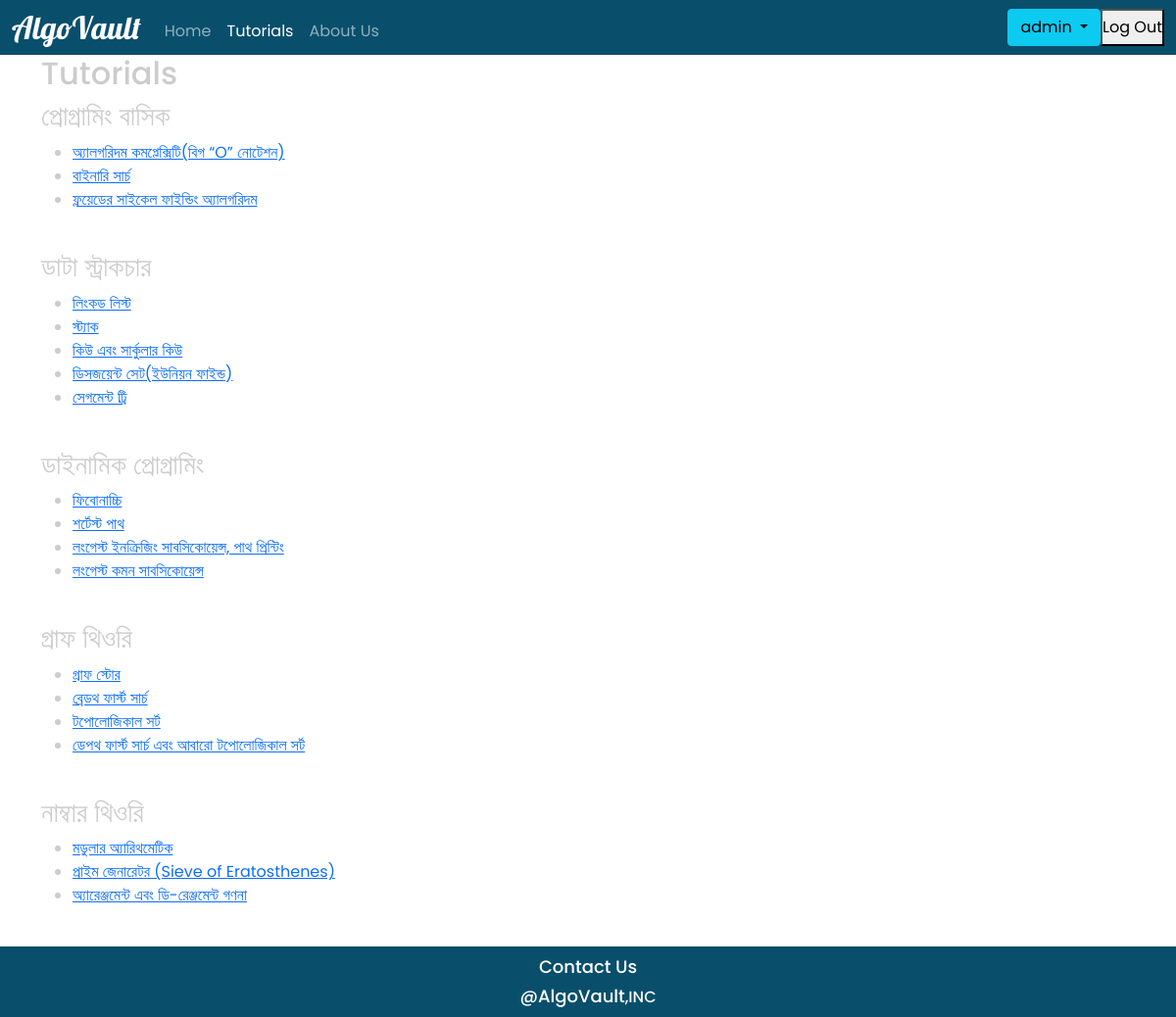
The app's page /tutorials (signed in) with its own data.
### main_app/models.py (models this page shows, shortened)
class Tutorial(models.Model):
    tag_choices = (
        ('প্রোগ্রামিং বাসিক', 'রোগ্রামিং বাসিক'),
        ('নাম্বার থিওরি', 'নাম্বার থিওরি'),
        ('ডাটা স্ট্রাকচার', 'ডাটা স্ট্রাকচার'),
        ('ডাইনামিক প্রোগ্রামিং', 'ডাইনামিক প্রোগ্রামিং'),
        ('গ্রাফ থিওরি', 'গ্রাফ থিওরি')
    )
    level_choices = (
        (1, 1), (2, 2), (3, 3), (4, 4), (5, 5)
    )
    title = models.CharField(max_length=200, null=True)
    tag = models.CharField(max_length=100, choices=tag_choices)
    level = models.IntegerField(null=True, choices=level_choices)
    content = RichTextField()
    isApproved = models.BooleanField(default=False)
    author = models.ForeignKey(User, on_delete=models.CASCADE)

### main_app/views.py (the view)
# urls.py: path('tutorials', views.tutorial_list, name='tutorials'),
def tutorial_list(request):
    tut_obj = Tutorial.objects.filter(isApproved=True).order_by('level')
    tut_dict = {}
    for tut in tut_obj:
        tut_dict[tut.tag] = []
    for tut in tut_obj:
        tut_dict[tut.tag].append(tut)
    return render(request, 'main_app/tutoriallist.html', {'tutorials': tut_dict})

### main_app/Templates/main_app/tutoriallist.html (shortened to what this page needs)
<!DOCTYPE html>
{% load static %}
<html lang="en">
<head>
    <link rel="stylesheet" href="{% static 'main_app/home.css' %}">
    <link rel="stylesheet" href="{% static 'main_app/all.css' %}">
    <link rel="stylesheet" href="{% static 'main_app/bootstrap.min.css' %}">
</head>
<body>
    <section>
   <nav class="navbar navbar-expand-md navbar-dark">
    <div class="container-fluid">
      <a class="navbar-brand" href="{% url 'home' %}">AlgoVault</a>
    <div class="collapse navbar-collapse" id="navbarSupportedContent">
        <ul class="navbar-nav me-auto mb-1 ">
        <li class="nav-item">
            <a class="nav-link"  href="{% url 'home' %}">Home</a>
        </li>
        <li class="nav-item">
            <a class="nav-link active" area-current="page" href="{% url 'tutorials' %}">Tutorials</a>
        </li>
        <li class="nav-item">
            <a class="nav-link" href="{% url 'aboutUs' %}">About Us</a>
        </li>
        </ul>
    {% if user.is_authenticated %}
        <form class="d-flex">
            <div class="dropdown">
                <button class="btn btn-info dropdown-toggle" type="button" id="dropdownMenuButton" data-toggle="dropdown" aria-haspopup="true" aria-expanded="false">
                    {{ user.username }}
                </button>
            </div>
           <button class="shuvo" type="submit" formaction="{% url 'logout' %}">Log Out</button>
        </form>
    {% endif %}
    </div>
    </div>
    </nav>
    </section>
    <div class="container">
        <h2 class="articlename">Tutorials</h2>
    </div>
    {% for tag, tutorial in tutorials.items %}
        <div class="container">
            <h3 class="articlename">{{ tag }}</h3>
             <div class="topicname">
                 <ul>
                     {% for item in tutorial %}
                        <li> <a href="{% url 'tutDetails' item.id %}">{{ item.title }}</a></li>
                     {% endfor %}
                 </ul>
            </div>
        </div>
        <br>
    {% endfor %}
    <footer>
        <h6> <a href="{% url 'contactUs' %}">Contact Us</a> </h6>
        <h6> <a href="#">@AlgoVault</a>,INC</h6>
    </footer>
</body>
</html>

### main_app/static/main_app/home.css (style rules this page uses)
body { background-color: FFFFFF !important; color: rgb(204, 204, 204) !important; }
footer { height: 36px; font-family: 'Poppins', sans-serif; font-style: normal; font-weight: bold; font-size: 1em; line-height: 36px; text-align: center; margin-top:7px; color: white; }
footer { text-decoration: none; background-color: rgb(148, 181, 231); color:white; margin-top: 0vh; background: #094F6C; padding-top: 10px; height: 72px; }
footer a { text-decoration: none; color: white; font-size: 18px; font-style: normal; margin-top: 80px!important; }
.navbar { background-color: #094F6C; height: 7vh!important; }
.navbar-brand { font-family: 'Lobster', cursive; font-style: normal; font-weight: normal; font-size: 2rem!important; font-weight: 500; }
.nav-link { font-family: 'Poppins', sans-serif; font-style: normal; font-size: 1em; line-height: 0px; justify-content: space-between; margin-top:1.5vh; }
* { margin:0px; padding: 0; font-family: 'poppins', sans-serif; box-sizing: border-box; }

### records on screen
Tutorial: tag "প্রোগ্রামিং বাসিক", title "অ্যালগরিদম কমপ্লেক্সিটি(বিগ “O” নোটেশন)"
Tutorial: title "বাইনারি সার্চ"
Tutorial: title "ফ্লয়েডের সাইকেল ফাইন্ডিং অ্যালগরিদম"
Tutorial: tag "ডাটা স্ট্রাকচার", title "লিংকড লিস্ট"
Tutorial: title "স্ট্যাক"
Tutorial: title "কিউ এবং সার্কুলার কিউ"
Tutorial: title "ডিসজয়েন্ট সেট(ইউনিয়ন ফাইন্ড)"
Tutorial: title "সেগমেন্ট ট্রি"
Tutorial: tag "ডাইনামিক প্রোগ্রামিং", title "ফিবোনাচ্চি"
Tutorial: title "শর্টেস্ট পাথ"
Tutorial: title "লংগেস্ট ইনক্রিজিং সাবসিকোয়েন্স, পাথ প্রিন্টিং"
Tutorial: title "লংগেস্ট কমন সাবসিকোয়েন্স"
Tutorial: tag "গ্রাফ থিওরি", title "গ্রাফ স্টোর"
Tutorial: title "ব্রেডথ ফার্স্ট সার্চ"
Tutorial: title "টপোলোজিকাল সর্ট"
Tutorial: title "ডেপথ ফার্স্ট সার্চ এবং আবারো টপোলোজিকাল সর্ট"
Tutorial: tag "নাম্বার থিওরি", title "মডুলার অ্যারিথমেটিক"
Tutorial: title "প্রাইম জেনারেটর (Sieve of Eratosthenes)"
Tutorial: title "অ্যারেঞ্জমেন্ট এবং ডি-রেঞ্জমেন্ট গণনা"

### other values on screen
{{ user.username }} "admin"
